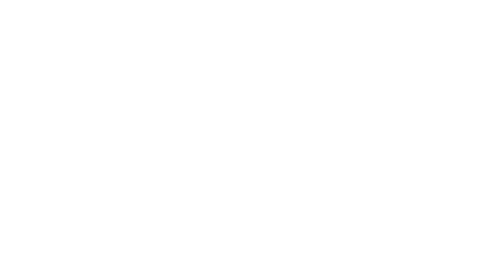
Frame 1 (no input)
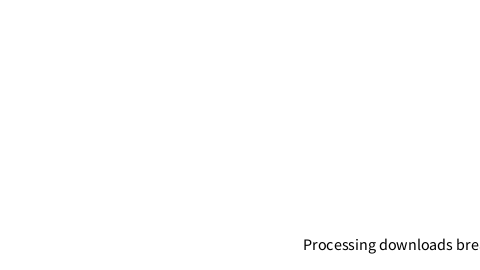
Frame 60 (the mouse pressed at the canvas centre just before this capture)
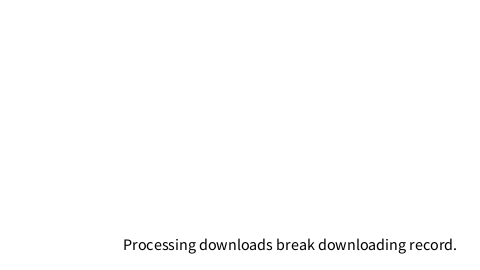
Frame 120 (the mouse held since frame 60 and released just before this capture)

The Processing sketch that drew these frames (run headless with seeded random() and noise(); from frame 60 on, the mouse is pressed at the canvas centre):

// Processing sketch: example_17_03_scrollingtext
// ── example_17_03_scrollingtext.pde
// Learning Processing
// Daniel Shiffman
// http://www.learningprocessing.com

// Example 17-3: Scrolling headlines 

// An array of news headlines
String[] headlines = {
  "Processing downloads break downloading record.", 
  "New study shows computer programming lowers cholesterol.",
};

float x; // Horizontal location
int index = 0;

void setup() {
  size(480, 270);

  // Initialize headline offscreen
  x = width;
}

void draw() {
  background(255);
  fill(0);

  // Display headline at x location
  textSize(16);
  textAlign (LEFT);

  // A specific String from the array is displayed according to the value of the "index" variable.
  text(headlines[index], x, height-20); 

  // Decrement x
  x = x - 3;

  // If x is less than the negative width, then it is off the screen
  // textWidth() is used to calculate the width of the current String.
  float w = textWidth(headlines[index]); 
  if (x < -w) {
    x = width;
    // index is incremented when the current String has left the screen in order to display a new String.
    index = (index + 1) % headlines.length;
  }
}
